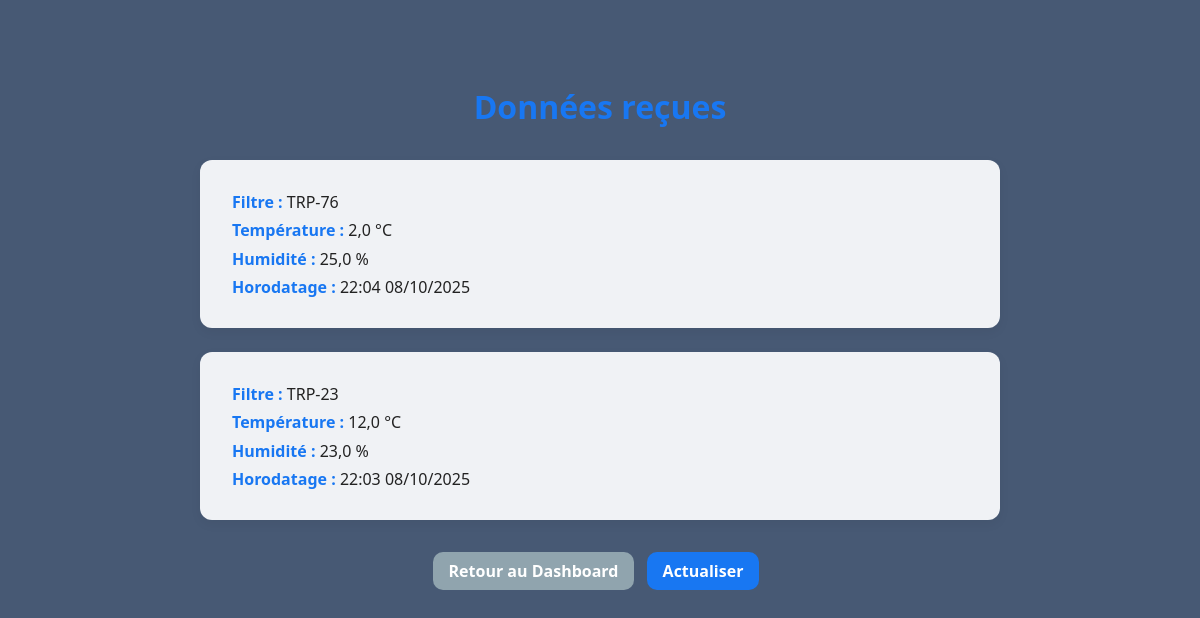
Page /data/ on the earlier database version.
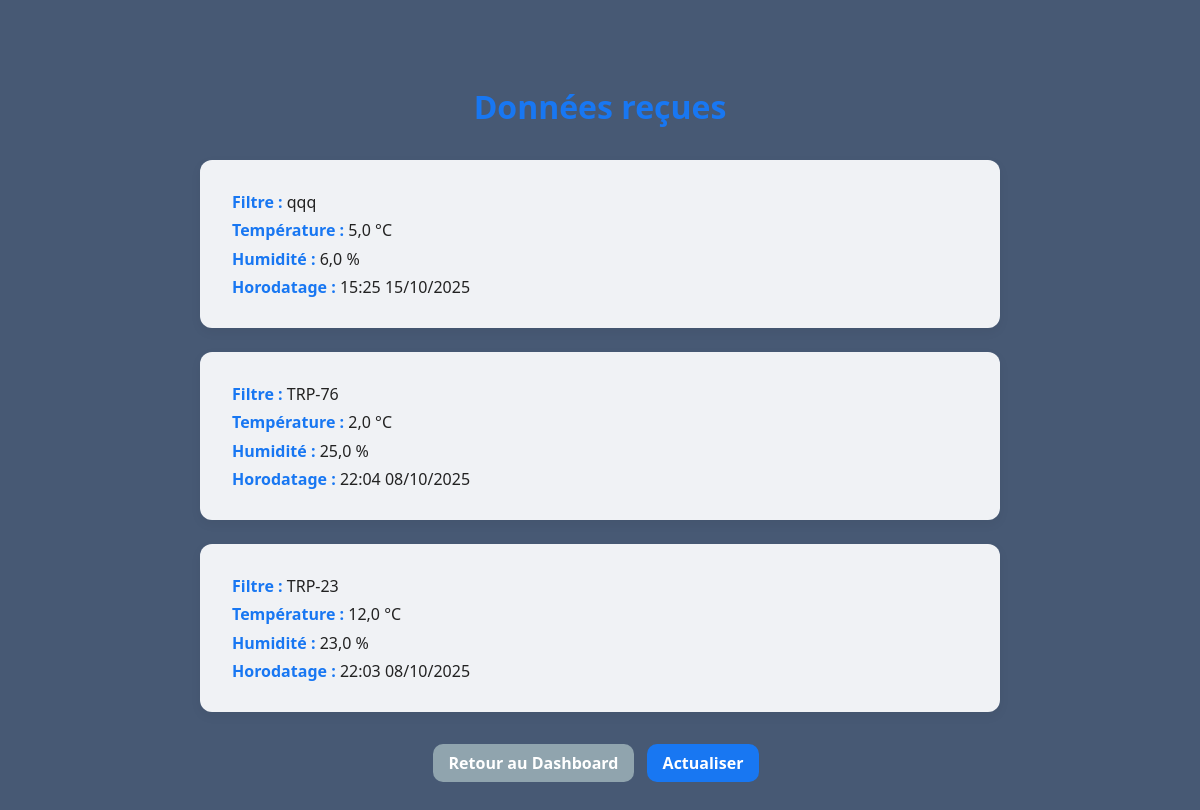
Same page on the later database version.
### dashboard/models.py (models this page shows, shortened)
class MicrocontrollerData(models.Model):
    filter = models.ForeignKey(Filter, on_delete=models.CASCADE, related_name='data')
    temperature = models.FloatField()
    humidity = models.FloatField()
    timestamp = models.DateTimeField(auto_now_add=True)

class Filter(models.Model):
    name = models.CharField(max_length=100)
    location = models.CharField(max_length=100)
    status = models.BooleanField(default=False)   # On/Off
    fan_speed = models.IntegerField(default=0)    # 0-100
    last_maintenance = models.DateField()
    notes = models.TextField(blank=True)

### dashboard/views.py (the view)
# urls.py: path('data/', views.data_list, name='data_list'), # Liste des données des microcontrôleurs
def data_list(request): # Affiche la liste des données des microcontrôleurs
    data = MicrocontrollerData.objects.select_related('filter').order_by('-timestamp')[:50]
    return render(request, 'dashboard/data_list.html', {'data': data}) # on rend le template avec les données

### dashboard/templates/dashboard/data_list.html (shortened to what this page needs)
{% load static %}
<!DOCTYPE html>
<html lang="fr">
<head>
  <link rel="stylesheet" href="{% static 'dashboard/style.css' %}">
</head>
<body>
  <main>
    <h1>Données reçues</h1>
    {% if data %}
      {% for d in data %}
        <div class="card">
          <p><strong>Filtre :</strong> {{ d.filter.name }}</p>
          <p><strong>Température :</strong> {{ d.temperature }} °C</p>
          <p><strong>Humidité :</strong> {{ d.humidity }} %</p>
          <p><strong>Horodatage :</strong> {{ d.timestamp|date:"H:i d/m/Y" }}</p>
        </div>
      {% endfor %}
    {% else %}
      <div class="card">
        <p>Aucune donnée pour l’instant.</p>
      </div>
    {% endif %}
    <div style="text-align:center;">
      <a href="{% url 'dashboard:dashboard' %}" class="btn btn-back">Retour au Dashboard</a>
      <a href="{% url 'dashboard:data_list' %}" class="btn btn-refresh">Actualiser</a>
    </div>
  </main>
</body>
</html>

Differences in the rows shown:
added MicrocontrollerData: filter.name "qqq", temperature "5,0", humidity "6,0", timestamp "15:25 15/10/2025"
